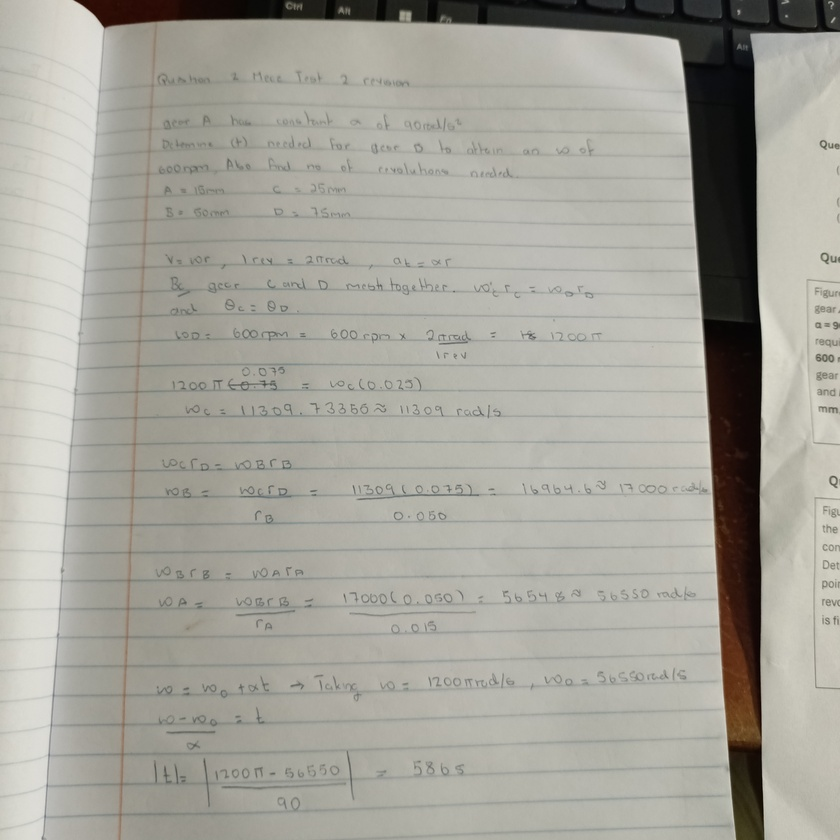
#> input picture research/test_data/test_image2.jpg, 840 x 840 px, shrunk from 3456 x 3456 before the run, found by its file name
$ python segment.py
#> lines starting #> are read from the running program, lines starting #| are printed output that depends on the picture; after the words box and inside, x2 and y2 are one past the last pixel; in counts of white or black regions, pixels touching at a corner belong together
import cv2
import pytesseract
from pytesseract import Output

image_path = "test_image2.jpg"
img = cv2.imread(image_path)
#> img is the input picture: shape (840, 840, 3); mean B, G, R 155, 163.7, 165.2

# 1. Convert to grayscale
gray = cv2.cvtColor(img, cv2.COLOR_BGR2GRAY)

# 2. Light adaptive thresholding
thresh = cv2.adaptiveThreshold(
    gray, 255, cv2.ADAPTIVE_THRESH_GAUSSIAN_C, cv2.THRESH_BINARY, 31, 10
)
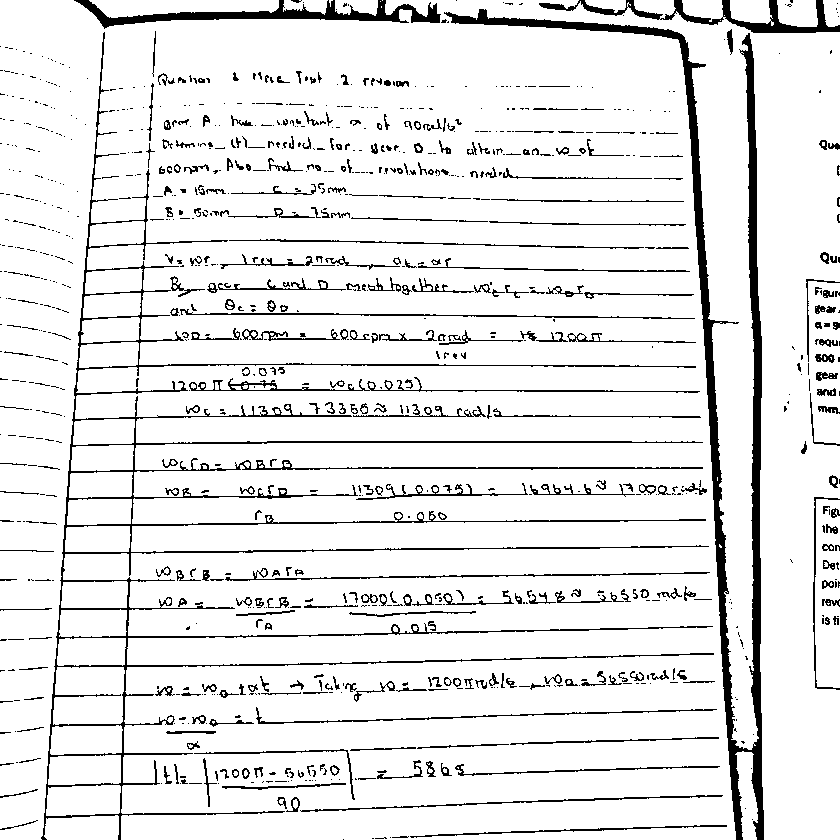
#> thresh: shape (840, 840); 90.6% white; 977 black regions (625 under 20 px), largest, box (x1, y1, x2, y2) and area: (41, 32, 714, 840) 15134, (444, 9, 764, 840) 14718, (74, 0, 441, 29) 3209

print("Running Tesseract Block Analysis...")
#> (the run stopped early here; a loop or call above may not have finished)

$ run again, with research/test_data/paper_sample.jpg copied over research/test_data/test_image2.jpg
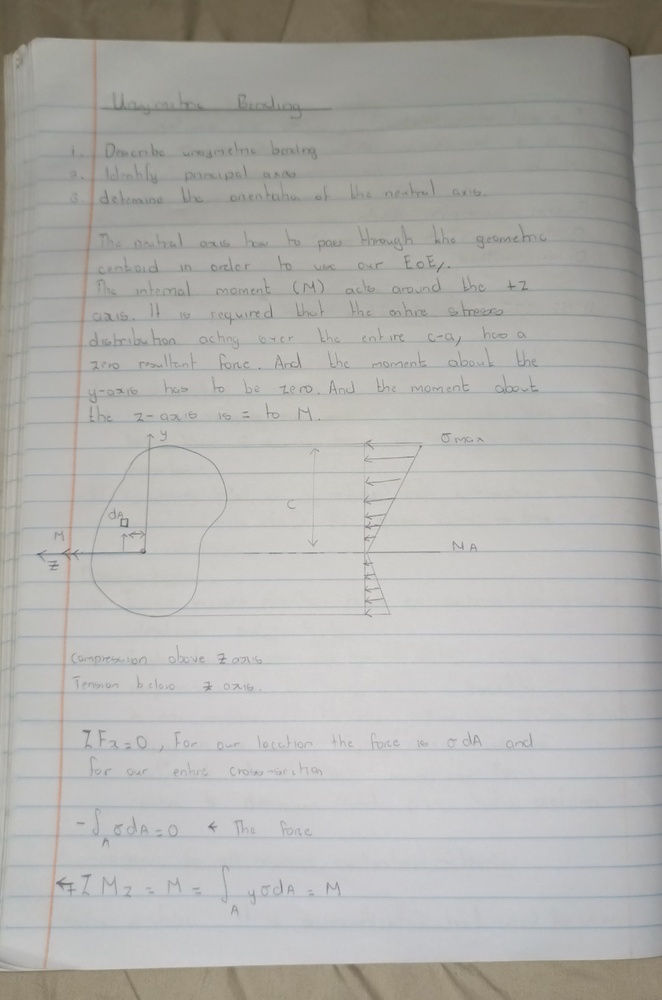
#> input picture research/test_data/paper_sample.jpg, 662 x 1000 px, shrunk from 2289 x 3456 before the run, found by its file name
#> img is the input picture: shape (1000, 662, 3); mean B, G, R 171.6, 175, 175.9
#> `gray = cv2.cvtColor(img, cv2.COLOR_BGR2GRAY)`:
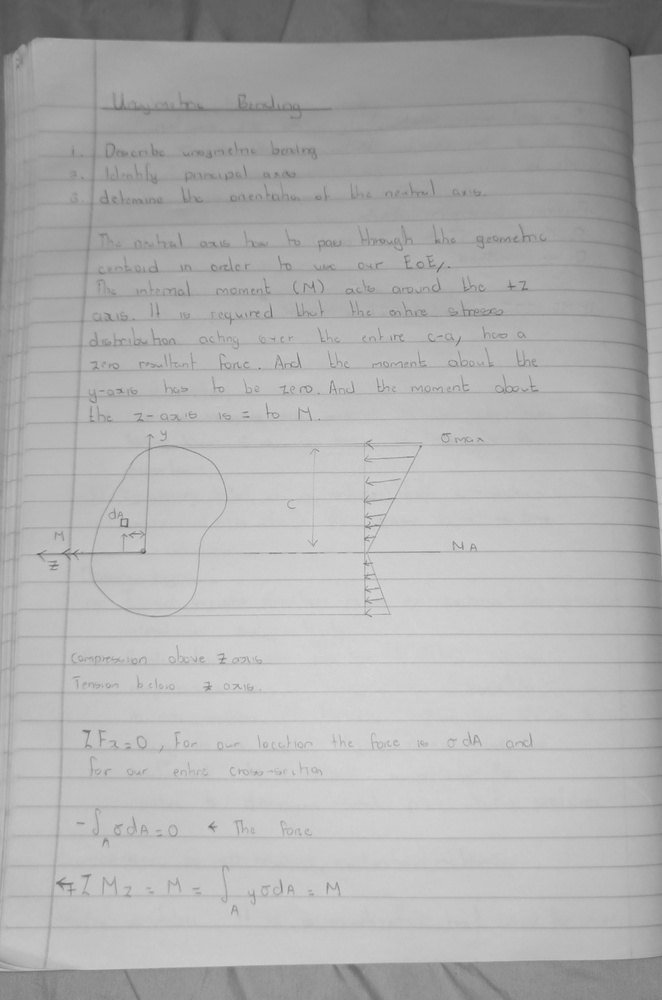
#> gray: shape (1000, 662); min 44, max 218, mean 174.9
#> `thresh = cv2.adaptiveThreshold( gray, 255, cv2.ADAPTIVE_THRESH_GAUSSIA..`:
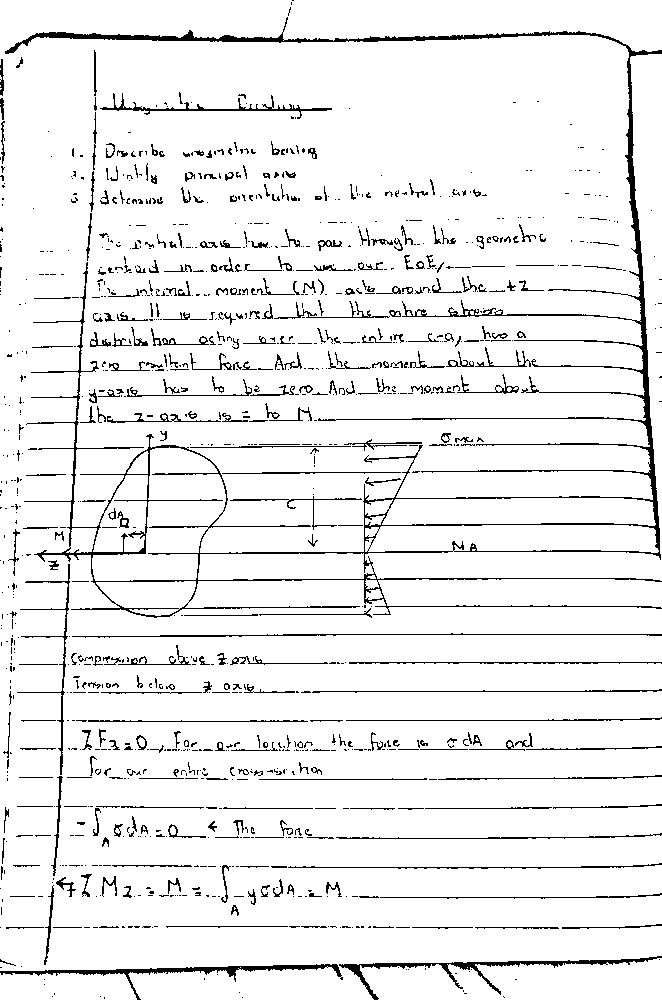
#> thresh: shape (1000, 662); 93.3% white; black in thin lines or dots
